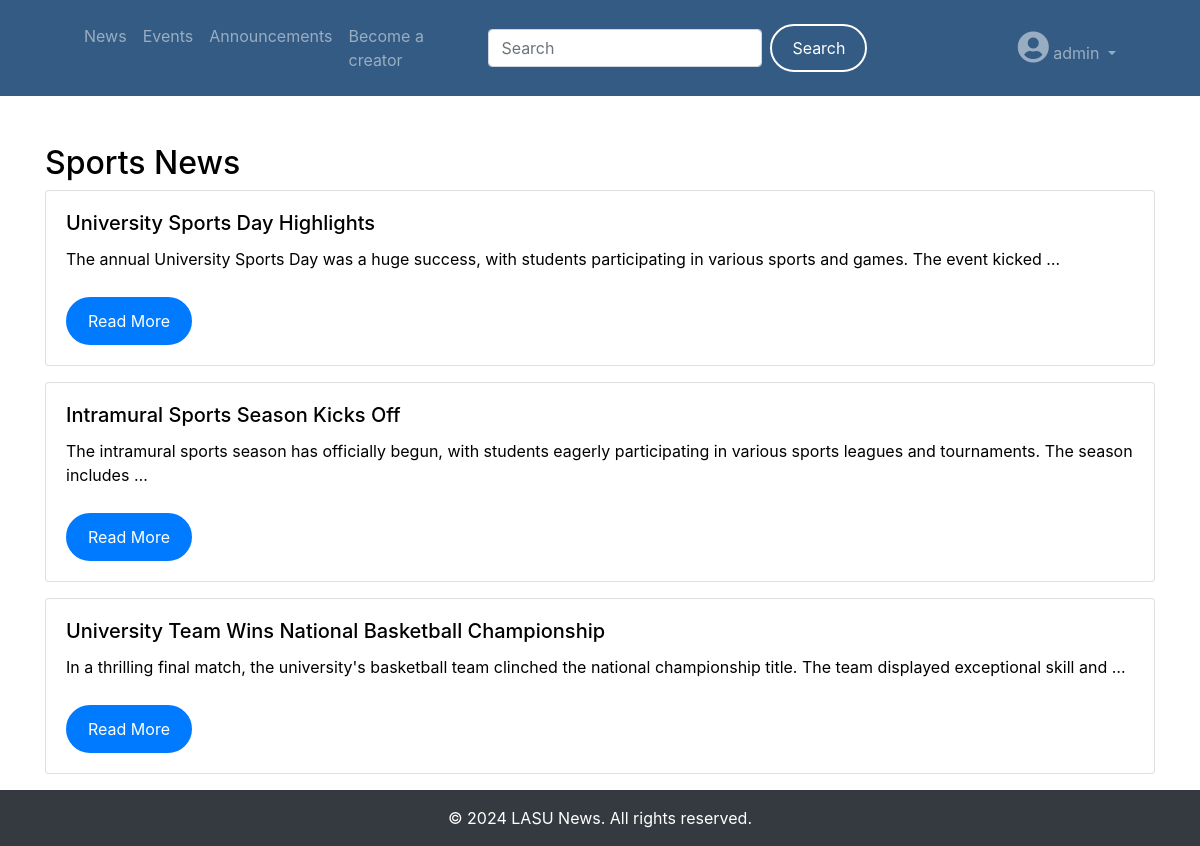
/news/category/2/ (signed in), run on the app's committed database.
### students/models.py (models this page shows, shortened)
class CustomUser(AbstractUser):
    is_special_user = models.BooleanField(default=False)
    groups = models.ManyToManyField(
        Group,
        related_name='custom_user_set',
        blank=True,
        help_text=('The groups this user belongs to. A user will get all permissions '
                   'granted to each of their groups.'),
        verbose_name=('groups'),
    )
    user_permissions = models.ManyToManyField(
        Permission,
        related_name='custom_user_set',
        blank=True,
        help_text=('Specific permissions for this user.'),
        verbose_name=('user permissions'),
    )

### news/models.py (models this page shows, shortened)
class Category(models.Model):
    name = models.CharField(max_length=100)

class News(models.Model):
    title = models.CharField(max_length=200)
    content = models.TextField()
    image = models.ImageField(upload_to='news_images/', null=True, blank=True)
    video = models.FileField(upload_to='news_videos/', null=True, blank=True)
    author = models.ForeignKey(settings.AUTH_USER_MODEL, on_delete=models.CASCADE)
    category = models.ForeignKey(Category, on_delete=models.CASCADE)
    created_at = models.DateTimeField(auto_now_add=True)
    updated_at = models.DateTimeField(auto_now=True)

### news/views.py (the view)
# urls.py: path('category/<int:category_id>/', views.category_news_list, name='category_news_list'),
@login_required
def category_news_list(request, category_id):
    category = get_object_or_404(Category, id=category_id)
    news_items = News.objects.filter(category=category)
    categories = Category.objects.all()
    unseen_notifications_count = request.user.notifications.filter(is_read=False).count()
    return render(request, 'news/category_news_list.html', {'news_items': news_items, 'categories': categories, 'category': category, 'unseen_notifications_count': unseen_notifications_count})

### news/templates/news/category_news_list.html (shortened to what this page needs)
{% extends 'base.html' %}
{% block content %}
<div class="container mt-5">
    <h2>{{ category.name }} News</h2>
    {% for news_item in news_items %}
        <div class="card mb-3">
            <div class="card-body">
                <h5 class="card-title">{{ news_item.title }}</h5>
                <p class="card-text">{{ news_item.content|truncatewords:20 }}</p>
                <a href="{% url 'news:news_detail' news_item.pk %}" class="btn btn-primary">Read More</a>
            </div>
        </div>
    {% endfor %}
</div>
{% endblock %}

### templates/base.html (shortened to what this page needs)
{% load static %}
<!DOCTYPE html>
<html lang="en">
<head>
    <link href="https://stackpath.bootstrapcdn.com/bootstrap/4.5.2/css/bootstrap.min.css" rel="stylesheet">
    <link href="https://maxcdn.bootstrapcdn.com/bootstrap/4.5.2/css/bootstrap.min.css" rel="stylesheet">
    <link rel="stylesheet" href="{% static 'css/style.css' %}">
    <link rel="stylesheet" href="{% static 'css/bootstrap.min.css' %}">
    <link rel="stylesheet" href="https://cdnjs.cloudflare.com/ajax/libs/font-awesome/5.15.3/css/all.min.css">
</head>
<body>
    {% block nav %}
    <header class="masthead mb-auto">
        <div class="navbar-bg">
            <div class="container">
                <nav class="navbar navbar-expand-lg navbar-dark">
                    <div class="container-fluid">
                        <div class="collapse navbar-collapse" id="navbarNav">
                            <ul class="navbar-nav mr-auto">
                                {% if user.is_authenticated %}
                                    <li class="nav-item">
                                        <a class="nav-link {% if request.resolver_match.url_name == 'news_list' %}active{% endif %}"
                                            href="{% url 'news:news_list' %}">News</a>
                                    </li>
                                    <li class="nav-item">
                                        <a class="nav-link {% if request.resolver_match.url_name == 'event' %}active{% endif %}"
                                            href="{% url 'Event:event' %}">Events</a>
                                    </li>
                                    <li class="nav-item">
                                        <a class="nav-link {% if request.resolver_match.url_name == 'announcements' %}active{% endif %}"
                                            href="{% url 'Announcements:announcements' %}">Announcements</a>
                                    </li>
                                    <li class="nav-item">
                                        <a class="nav-link {% if request.resolver_match.url_name == 'apply_creator' %}active{% endif %}"
                                            href="{% url 'special_users:apply_creator' %}">Become a creator</a>
                                    </li>
                                {% else %}
                                    <li class="nav-item">
                                        <a class="nav-link {% if request.resolver_match.url_name == 'home' %}active{% endif %}"
                                            aria-current="page" href="{% url 'Home:home' %}">Home</a>
                                    </li>
                                {% endif %}
                            </ul>
                            {% if user.is_authenticated %}
                            <form class="form-inline my-2 my-lg-0 mx-auto" style="width: 50%;" method="GET" action="{% url 'search:search_results' %}">
                                <input class="form-control mr-sm-2" type="search" name="q" placeholder="Search" aria-label="Search" required>
                                <button class="btn btn-outline-success my-2 my-sm-0" type="submit">Search</button>
                            </form>
                            {% endif %}
                            <ul class="navbar-nav ml-auto">
                                {% if user.is_authenticated %}
                                    <li class="nav-item dropdown">
                                        <a class="nav-link dropdown-toggle" href="#" id="navbarDropdown" role="button"
                                            data-toggle="dropdown" aria-haspopup="true" aria-expanded="false">
                                            <i class="fas fa-user-circle fa-2x"></i> {{ user.username }}
                                        </a>
                                    </li>
                                {% endif %}
                            </ul>
                        </div>
                    </div>
                </nav>
            </div>
        </div>
    </header>
    {% endblock %}
</body>
    {% block content %}
    {% endblock %}
    <footer class="footer py-3 bg-dark text-white">
        <div class="container">
            <div class="row justify-content-center">
                <div class="col-md-6 text-center">
                    <p>&copy; {% now "Y" %} LASU News. All rights reserved.</p>
                </div>
            </div>
        </div>
    </footer>
</body>
</html>

### static/css/style.css (style rules this page uses)
body { background-color: #FFFFFF; color: black; margin: 0; height: 100vh; display: flex; flex-direction: column; }
.navbar-bg { background-color: rgba(0, 51, 102, 0.8); width: 100%; padding: 0.5rem 0; }
.navbar-nav .nav-link { color: white; transition: all 0.3s ease; }
.btn { color: white; background-color: transparent; border: 2px solid white; padding: 10px 20px; border-radius: 25px; transition: all 0.3s ease; }
.footer { background-color: #343a40; color: white; }
.footer p { margin: 0; }
.btn-primary { background-color: #007bff; border-color: #007bff; color: white; margin-top: 10px; }

### data on the page
CustomUser: username "admin"
Category: name "Sports"
News: title "University Sports Day Highlights", content "The annual University Sports Day was a huge success, with students participating in various sports and games. The event kicked …"
News: title "Intramural Sports Season Kicks Off", content "The intramural sports season has officially begun, with students eagerly participating in various sports leagues and tournaments. The season includes …"
News: title "University Team Wins National Basketball Championship", content "In a thrilling final match, the university's basketball team clinched the national championship title. The team displayed exceptional skill and …"
